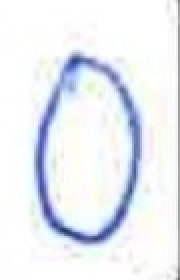
#> input picture dataset/Numbers/0/Zero_full (1309).jpg, 90 x 140 px (shown 2 times larger); its folder holds only this picture in this run
$ jupyter execute 'Resize Dataset Images.ipynb'
#> lines starting #> are read from the running program, lines starting #| are printed output that depends on the picture
# Specific Program to Resize Online Dataset Images

* This code takes in path to a folder, image to be resized are stored, and find all images in sub-folders
* This code also need a path to a folder, where resized images are to be saved

[cell 1]
from PIL import Image
import os
import glob

[cell 2]
ls=["zero","one","two","three","four","five","six","seven"]

for i in range(0,8):

    #-----To create new folder-------#

    folder_name = f"{i}"
    directory = "C:/Users/ASUS/Desktop/Numbers"  # New folder to save resized images, path here...
    folder_path1 = os.path.join(directory, folder_name)
    if not os.path.exists(folder_path1):
        os.mkdir(folder_path1)

    #------ To find number of images in the folder-----------#

    folder_path = f"C:/Users/ASUS/Desktop/Old_Numbers/{i}" # Path to folder having the unresized images
    image_files = glob.glob(os.path.join(folder_path, "*.jpg"))
    num_images = len(image_files)

    print(f"Total images in {i}: {num_images}")

    k = 0
    for j in image_files:
        img=Image.open(j)
#> img is the input picture: PIL image 90x140 RGB; mean R, G, B 234.7, 238.3, 243.9
        crp=img.resize((40, 40)) # Resizing the image to 40x40
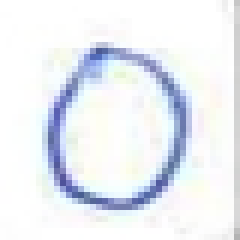
#> crp: PIL image 40x40 RGB (shown 6 times larger); mean R, G, B 234.9, 238.4, 244
        new_image_file = os.path.join(folder_path1, f"im_{k}.jpg")
        crp.save(new_image_file)
        k += 1
#> pass 2 of the loop `for i in range(0,8):`:
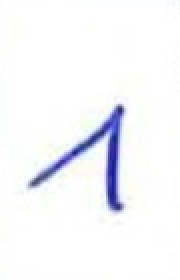
#> input picture dataset/Numbers/1/One_full (1147).jpg, 90 x 140 px (shown 2 times larger)
#> img is the input picture: PIL image 90x140 RGB; mean R, G, B 245.8, 246.6, 250
#> `crp=img.resize((40, 40))`:
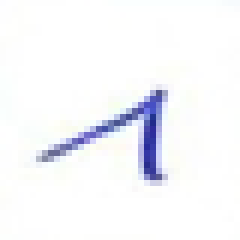
#> crp: PIL image 40x40 RGB (shown 6 times larger); mean R, G, B 245.8, 246.6, 250

print("\n\nWork Done.")
